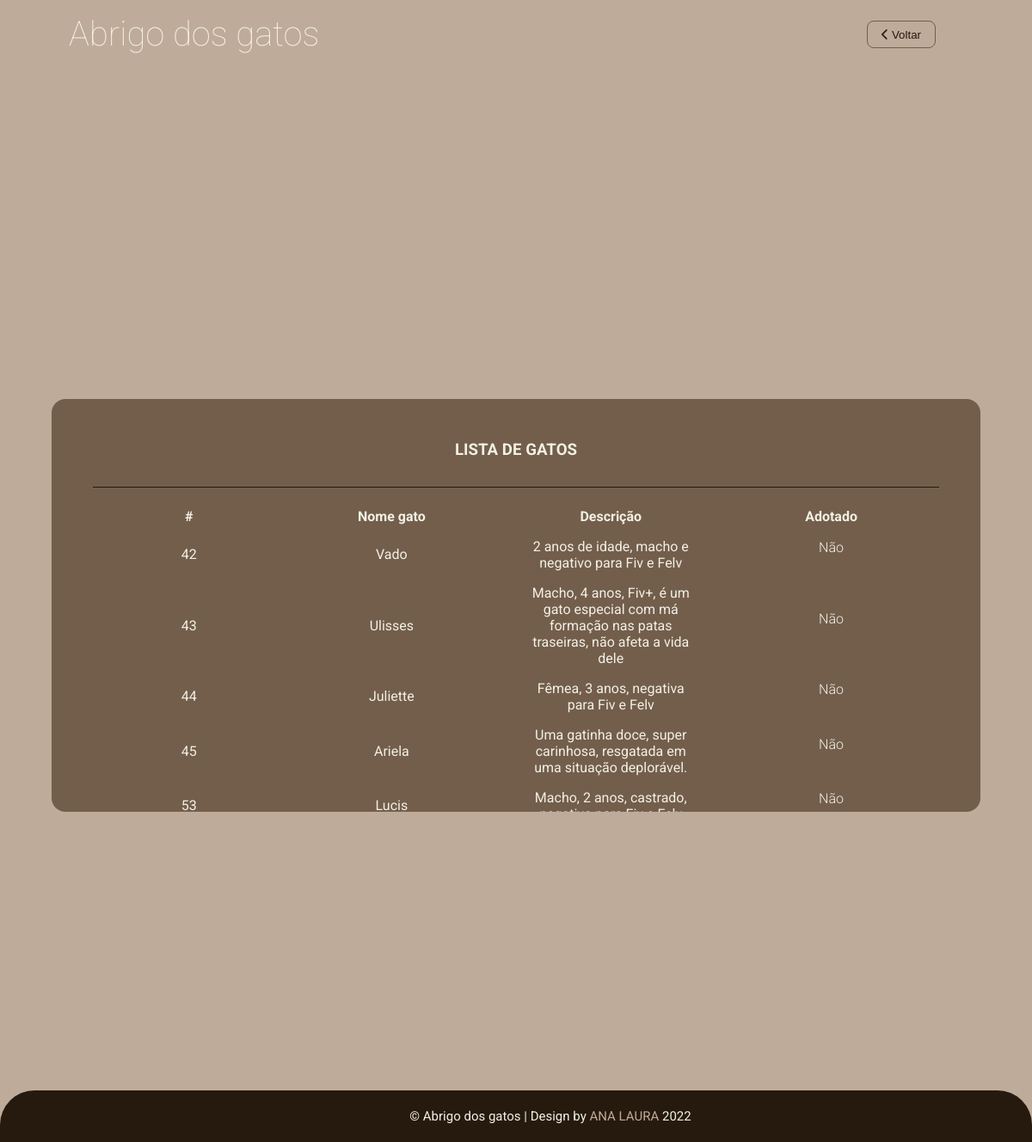
The page /admin/tabelas/tabela_gatos.php (signed in) on the database its author committed.
### tables this page shows
CREATE TABLE IF NOT EXISTS `gato` (
  `id_gato` int(11) NOT NULL AUTO_INCREMENT,
  `nome` varchar(50) NOT NULL,
  `descricao` text NOT NULL,
  `adotado` bit(1) NOT NULL,
  `img` varchar(255) NOT NULL,
  PRIMARY KEY (`id_gato`)
);

### admin/tabelas/tabela_gatos.php (the view, shortened to what this page needs)
<!DOCTYPE html>
<html lang="pt-br">
<head>
    <link rel="stylesheet" href="../../css/style.css">
    <link rel="stylesheet" href="https://cdnjs.cloudflare.com/ajax/libs/font-awesome/6.1.2/css/all.min.css" />
</head>
<body id="adm">
    <header class="header-adm">
        <span>
            <a href="../index.php">Abrigo dos gatos</a>
        </span>
        <a href="../painel.php"><button class="sair"><i class="fa-solid fa-chevron-left"></i> Voltar</button></a>
    </header>
    <div class="tabela">
        <h3>Lista de Gatos</h3>
        <table>
            <thead>
                <tr>
                    <th class="opcao">#</th>
                    <th>Nome gato</th>
                    <th>Descrição</th>
                    <th>Adotado</th>
                </tr>
            </thead>
            <tbody>
                <?php
                    require_once '../../lib/conn.php';
                    $sql = "SELECT * FROM gato ORDER BY id_gato ASC";
                    $stmt = $conn->query($sql);
                    $gatos = $stmt->fetchAll(PDO::FETCH_OBJ);
                    foreach ($gatos as $gato) {
                        ?>
                    <tr>
                        <td class="id"><?= $gato->id_gato ?></td>
                        <td><?= $gato->nome ?></td>
                        <td><?= $gato->descricao ?></td>
                        <td>
                            <?php
                                if($gato->adotado == 0) {
                            ?>
                                <p>Sim</p>
                            <?php
                                } else {
                            ?>
                                <p>Não</p>
                            <?php
                                }
                            ?>
                        </td>
                    </tr>
                <?php
                    }
                ?>
            </tbody>
        </table>
    </div>
    <footer id="footer-adm">
        <div id="baixo">
			<div class="centro">
				<span class="credito">&copy; Abrigo dos gatos |</span>
				<span>Design by <a href="#">ANA LAURA </a>2022</span>
			</div>
		</div>
    </footer>
</body>
</html>

### css/style.css (style rules this page uses)
* { margin: 0; padding: 0; box-sizing: border-box; }
body, html { background-color: var(--secondary); font-family: "Roboto", sans-serif; color: #777; height: 100%; }
header { padding: 1rem 10rem 0 5rem; box-sizing: border-box; display: flex; justify-content: space-between; }
a { text-decoration: none; color: var(--light); }
button { width: 20rem; height: 2rem; margin: auto; margin-top: 1rem; background-color: var(--primary); color: var(--light); font-weight: 300; cursor: pointer; border-radius: 8px; border: none; transition: background-color 1s, color 1s; -webkit-transition: background-color 1s, color 1s; -moz-transition: background-color 1s, color 1s; -ms-transition: background-color 1s, color 1s; -o-transition: background-color 1s, color 1s; }
footer { background-color: var(--dark); color: var(--light); padding: 1rem 0 1rem 5rem; padding-left: 5rem; border-top-left-radius: 40px; border-top-right-radius: 40px; }
#baixo .centro { width: 50%; margin: auto; padding: 5px; font-size: 15px; background: var(--dark); text-align: center; }
#baixo .centro span { color: var(--light); }
#baixo .centro a { color: var(--secondary); text-decoration: none; }
h3 { text-transform: uppercase; color: var(--primary); }
p { margin-bottom: 1rem; font-weight: 400; font-size: 1rem; line-height: 30px; }
@media all and (min-width: 992px) and (max-width: 1399.98px) { header { padding: 0 4rem 0 2rem; } }
@media all and (min-width: 992px) and (max-width: 1399.98px) { p { margin-bottom: 1rem; line-height: 15px; font-weight: 300; } }

### css/variable.css (style rules this page uses)
:root { --light: #F2F0E4; --dark: #261A0F; --primary: #735E4C; --secondary: #BFAB99; }

### css/adm.css (style rules this page uses)
#adm { background-color: var(--secondary); display: flex; flex-direction: column; min-height: 100vh; }
#adm header { display: flex; justify-content: center; padding: 1rem; color: var(--light); font-weight: 100; font-size: 3.5rem; }
#adm button { width: 10rem; }
.header-adm span { font-size: 2.5rem; }
#adm .header-adm { padding: 1rem 5rem ; display: flex; flex-direction: row; justify-content: space-between; align-content: center; }
#adm .header-adm .sair { float: right; margin: 0.5rem 2rem 0 0; border: 1px solid var(--primary); background-color: transparent; color: var(--dark); width: 5rem; }
#adm h3 { text-align: center; }
#footer-adm { position: fixed; bottom: 0; width: 100%; }
.tabela { background-color: var(--primary); width: 90%; height: 30rem; margin: auto; padding: 3rem; overflow-y: scroll; border-radius: 1rem; -webkit-border-radius: 1rem; -moz-border-radius: 1rem; -ms-border-radius: 1rem; -o-border-radius: 1rem; }
.tabela h3 { color: var(--light); margin-bottom: 1rem; padding-bottom: 2rem; border-bottom: 1px solid var(--dark); }
table { border-collapse: collapse; color: var(--light); }
th, td { width: 30rem; padding: 0.5rem 2rem; text-align: center; }
.opcao { width: 2rem; }

### rows shown on the page
gato: id_gato "42", nome "Vado", descricao "2 anos de idade, macho e negativo para Fiv e Felv", adotado "Não"
gato: id_gato "43", nome "Ulisses", descricao "Macho, 4 anos, Fiv+, é um gato especial com má formação nas patas traseiras, não afeta a vida dele", adotado "Não"
gato: id_gato "44", nome "Juliette", descricao "Fêmea, 3 anos, negativa para Fiv e Felv", adotado "Não"
gato: id_gato "45", nome "Ariela", descricao "Uma gatinha doce, super carinhosa, resgatada em uma situação deplorável.", adotado "Não"
gato: id_gato "53", nome "Lucis", descricao "Macho, 2 anos, castrado,…", adotado "Não"
